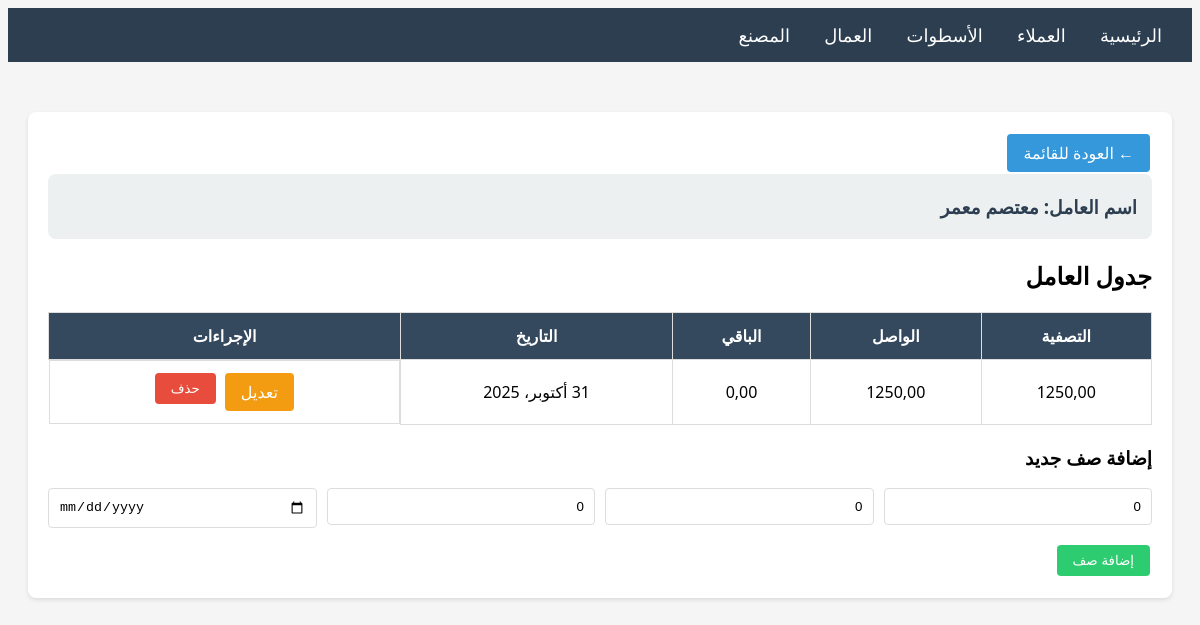
Screenshot of /workers/12/ with the database file from the repository.
### main/models.py (models this page shows, shortened)
class Worker(models.Model):
    name = models.CharField(max_length=200, verbose_name='اسم العامل')
    created_at = models.DateTimeField(auto_now_add=True)
    class Meta:
        verbose_name = 'عامل'
        verbose_name_plural = 'العمال'
        ordering = ['-created_at']

class WorkerRow(models.Model):
    worker = models.ForeignKey(Worker, on_delete=models.CASCADE, related_name='rows', verbose_name='العامل')
    classification = models.DecimalField(max_digits=10, decimal_places=2, default=0, verbose_name='التصفية')
    received = models.DecimalField(max_digits=10, decimal_places=2, default=0, verbose_name='الواصل')
    remaining = models.DecimalField(max_digits=10, decimal_places=2, default=0, verbose_name='الباقي')
    date = models.DateField(null=True, blank=True, verbose_name='التاريخ', default='لا يوجد')
    order = models.IntegerField(default=0, verbose_name='الترتيب')
    class Meta:
        verbose_name = 'صف العامل'
        verbose_name_plural = 'صفوف العمال'
        ordering = ['order', 'id']

### main/views.py (the view)
# urls.py: path('workers/<int:pk>/', views.worker_detail, name='worker_detail'),
def worker_detail(request, pk):
    worker = get_object_or_404(Worker, pk=pk)
    rows = worker.rows.all()
    if request.method == 'POST':
        form = WorkerRowForm(request.POST)
        if form.is_valid():
            row = form.save(commit=False)
            row.worker = worker
            row.order = worker.rows.count()
            row.save()
            messages.success(request, 'تم إضافة الصف بنجاح')
            return redirect('worker_detail', pk=pk)
    else:
        form = WorkerRowForm()
    context = {
        'worker': worker,
        'rows': rows,
        'form': form,
    }
    return render(request, 'main/worker_detail.html', context)

### main/forms.py
class WorkerRowForm(forms.ModelForm):
    class Meta:
        model = WorkerRow
        fields = ['classification', 'received', 'remaining', 'date']
        widgets = {
            'date': forms.DateInput(attrs={'class': 'form-control', 'placeholder': 'التاريخ', 'type': 'date'}),
            'remaining': forms.NumberInput(attrs={'class': 'form-control', 'placeholder': 'الباقي', 'step': '0.01'}),
            'received': forms.NumberInput(attrs={'class': 'form-control', 'placeholder': 'الواصل', 'step': '0.01'}),
            'classification': forms.NumberInput(attrs={'class': 'form-control', 'placeholder': 'التصفية', 'step': '0.01'}),
        }

### main/templates/main/worker_detail.html (shortened to what this page needs)
{% extends 'main/base.html' %}
{% block content %}
<div class="card">
    <a href="{% url 'worker_list' %}" class="btn btn-primary">← العودة للقائمة</a>
    <div class="customer-header">
        <h3>اسم العامل: {{ worker.name }}</h3>
    </div>
    <h2>جدول العامل</h2>
    <div class="table-container">
        <table>
            <thead>
                <tr>
                    <th>التصفية</th>
                    <th>الواصل</th>
                    <th>الباقي</th>
                    <th>التاريخ</th>
                    <th>الإجراءات</th>
                </tr>
            </thead>
            <tbody>
                {% for row in rows %}
                <tr>
                    <td>{{ row.classification }}</td>
                    <td>{{ row.received }}</td>
                    <td>{{ row.remaining }}</td>
                    <td>{{ row.date }}</td>
                    <td class="actions">
                        <a href="{% url 'worker_row_edit' row.pk %}" class="btn btn-warning">تعديل</a>
                        <form method="POST" action="{% url 'worker_row_delete' row.pk %}" style="display: inline;" onsubmit="return confirm('هل أنت متأكد من حذف هذا الصف؟')">
                            <button type="submit" class="btn btn-danger">حذف</button>
                        </form>
                    </td>
                </tr>
                {% empty %}
                <tr>
                    <td colspan="4" style="text-align: center;">لا توجد صفوف حالياً</td>
                </tr>
                {% endfor %}
            </tbody>
        </table>
    </div>
    <h3>إضافة صف جديد</h3>
    <form method="POST">
        <div style="display: grid; grid-template-columns: repeat(4, 1fr); gap: 10px;">
            <div class="form-group">
                {{ form.classification }}
            </div>
            <div class="form-group">
                {{ form.received }}
            </div>
            <div class="form-group">
                {{ form.remaining }}
            </div>
            <div class="form-group">
                {{ form.date }}
            </div>
        </div>
        <button type="submit" class="btn btn-success">إضافة صف</button>
    </form>
</div>
{% endblock %}

### static/css/style.css (style rules this page uses)
body { direction: rtl; text-align: right; font-family: 'Segoe UI', Tahoma, Geneva, Verdana, sans-serif; background-color: #f5f5f5; }
.card { background: white; border-radius: 8px; padding: 20px; margin-bottom: 20px; box-shadow: 0 2px 4px rgba(0,0,0,0.1); }
.table-container { overflow-x: auto; margin: 20px 0; }
table { width: 100%; border-collapse: collapse; background: white; }
table th { background-color: #34495e; color: white; padding: 12px; text-align: center; border: 1px solid #ddd; }
table td { padding: 10px; text-align: center; border: 1px solid #ddd; }
.btn { padding: 8px 16px; border: none; border-radius: 4px; cursor: pointer; text-decoration: none; display: inline-block; margin: 2px; }
.btn-primary { background-color: #3498db; color: white; }
.btn-success { background-color: #2ecc71; color: white; }
.btn-danger { background-color: #e74c3c; color: white; }
.btn-warning { background-color: #f39c12; color: white; }
.form-group { margin-bottom: 15px; }
.form-control { width: 100%; padding: 10px; border: 1px solid #ddd; border-radius: 4px; box-sizing: border-box; }
.customer-header { background-color: #ecf0f1; padding: 15px; border-radius: 8px; margin-bottom: 20px; }
.customer-header h3 { margin: 5px 0; color: #2c3e50; }
.actions { display: flex; gap: 5px; justify-content: center; }
input[type="number"] { text-align: right; }

### rows the page displays
Worker: name "معتصم معمر"
WorkerRow: classification "1250,00", received "1250,00", remaining "0,00", date "31 أكتوبر، 2025"
